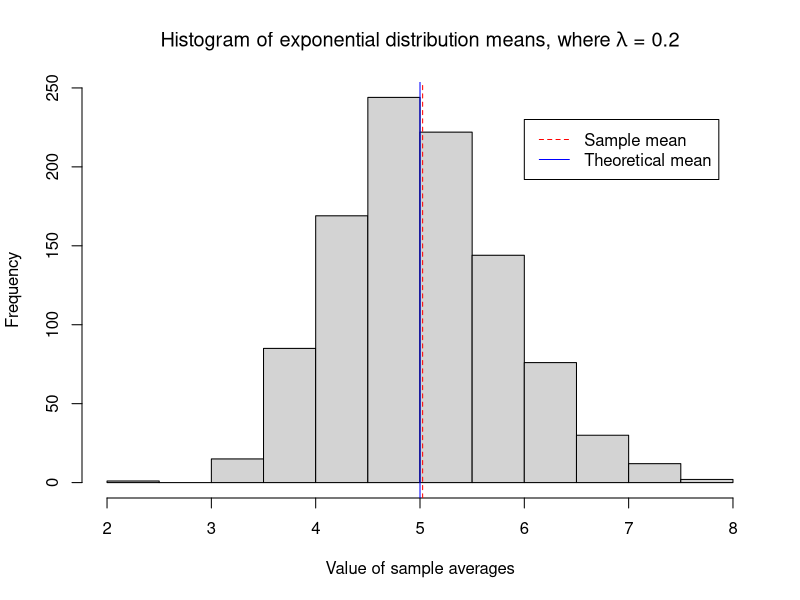
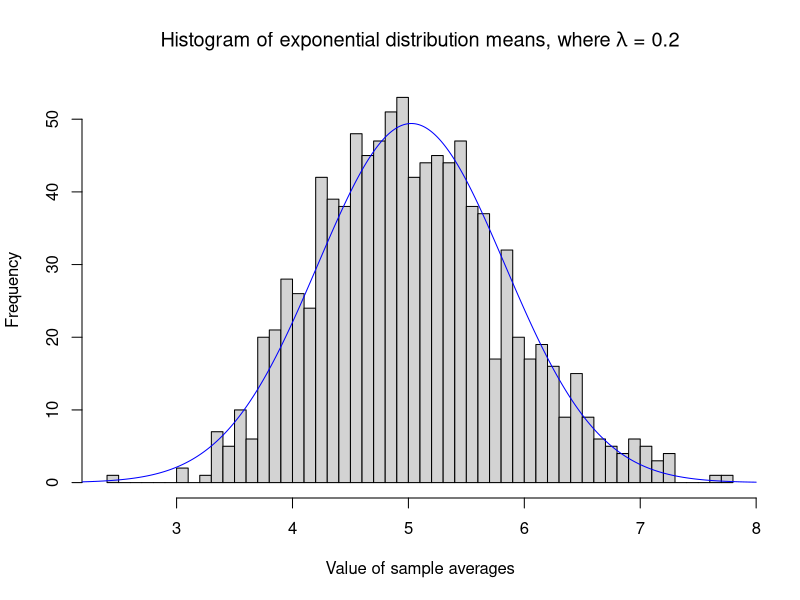

Here is the R script that generated these plots, in order:
## ---- chunk 1
knitr::opts_chunk$set(echo = TRUE)
set.seed(4)
library(ggplot2)
library(reshape2)
## ---- chunk 2
sample_sz = 40
iters = 1000
lambda = 0.2
esm = NULL
for (i in 1 : iters) esm = c(esm, mean(rexp(sample_sz,lambda)))
sample_mn = mean(esm)
hist(esm, xlab = "Value of sample averages", main = expression(paste("Histogram of exponential distribution means, where ", lambda, " = 0.2")))
abline(v=sample_mn,col="red",lty=2)
abline(v=1/lambda,col="blue",lty=1)
legend(6,230,legend = c("Sample mean","Theoretical mean"),col = c("red","blue"),lty=c(2,1))
sample_mn
## ---- chunk 3
#Theoretical variance
1/lambda^2
#Sample variance
var(esm)
## ---- chunk 4
#Theoretical mean variance
1/(sample_sz*lambda^2)
## ---- chunk 5
h<-hist(esm,breaks = 60, xlab = "Value of sample averages", main = expression(paste("Histogram of exponential distribution means, where ", lambda, " = 0.2")))
x<-seq(2,8,length = 1000)
norm_fit<-dnorm(x,mean=sample_mn,sd=sd(esm))
norm_fit<-norm_fit*diff(h$mids[1:2])*length(x)
lines(x,norm_fit,col = "blue",lty=1)
legend(6,230,legend = "Normal distribution",col = "blue",lty=1)

## ---- chunk 6
sample_sz = 40
iters = 1000
lambda = 0.2
esm = NULL
for (i in 1 : iters) esm = c(esm, mean(rexp(sample_sz,lambda)))
sample_mn = mean(esm)
#hist(esm, xlab = "Value of sample averages", main = expression(paste("Histogram of exponential distribution means, where ", lambda, " = 0.2")))
#abline(v=sample_mn,col="red",lty=2)
#abline(v=1/lambda,col="blue",lty=1)
#legend(6,230,legend = c("Sample mean","Theoretical mean"),col = c("red","blue"),lty=c(2,1))
sample_mn
## ---- chunk 7
t.test(esm,mu=1/lambda)
